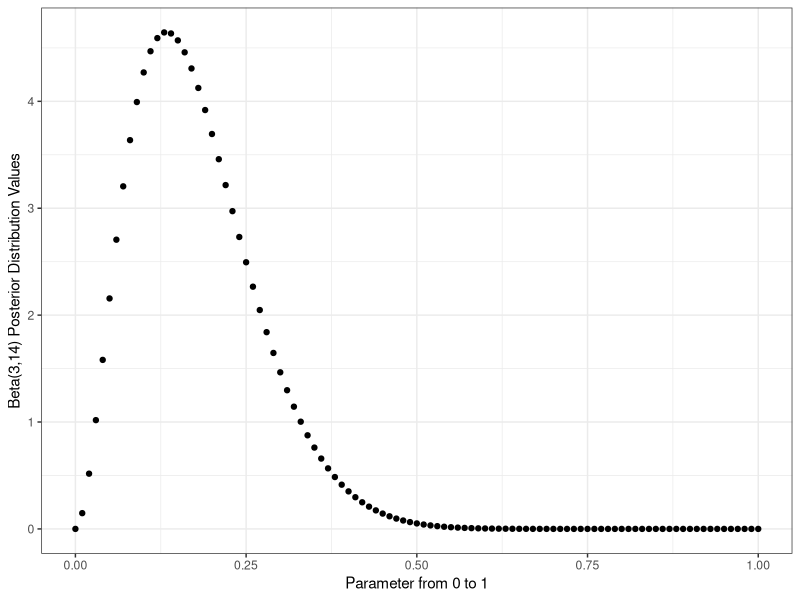
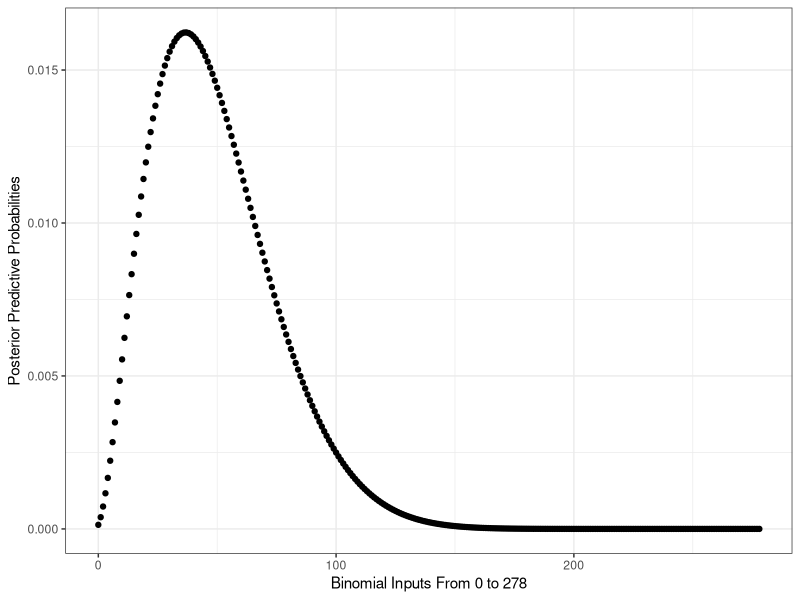
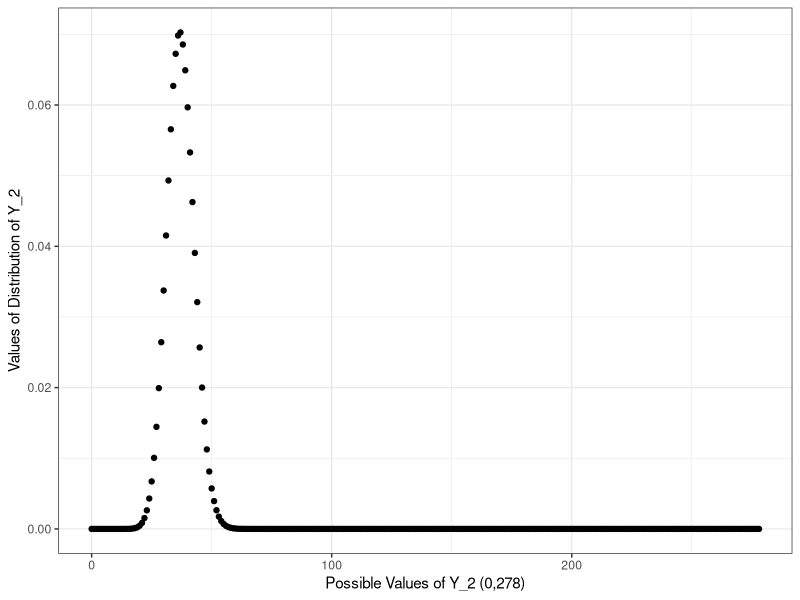

Generate these figures, in order, with R:

#Question 3.7, finding posterior and conditional distributions of special
#Education students be selected for pilot training

#Defining initial conditions give within the question

n1 = 12
y1 = 2



#Posterior distribution was found to be a beta(1,12)
#Defining parameter values

a = 3
b = 14

#Posterior mean, variance and mode for beta 

post_mean = a/(a+b)

post_sd = sqrt((a*b)/(((a+b)^2)*(a+b+1)))

post_mode = (a-1)/(a+b-2)

post_paramater_df = data.frame(post_mean,post_sd,post_mode)

#Plotting the posterior distribution the paramater, a beta(3,14) distirbution

library(tidyverse)

x<-seq(from =0,to=1,by=0.01)

beta314 <- as.numeric(length(x))

for (i in seq_along(x)){
  beta314[i] = dbeta(x[i],3,14)
}

post_df = data.frame(x,beta314)


p1 = ggplot(data=post_df,aes(x=x,y=beta314))+
  geom_point() +
  theme_bw() +
  labs(
    x = 'Parameter from 0 to 1',
    y = 'Beta(3,14) Posterior Distribution Values'
  )
ggsave(filename='PosteriorDistributionPlot.png',plot=p1)

#Posterior predictive distributions is given by a Beta(y2 +3, 292-y2)
#There are 278 children in Y2, therefore y2 can vary between 0 and 278

y2 = seq(from=0,to=278, by= 1)

d <- numeric(length(y2))

for (i in seq_along(y2)){
  d[i] = (8/147)*(choose(278,y2[i])*choose(15,2))/(choose(293,y2[i]+2))
}

m_ppd = mean(d) #Posterior predictive mean

sd_ppd = sd(d) #Posterior predictive standard deviation

#Plotting the posterior predictive distribution

posterior_pred_df <- data.frame(y2,d)

p2 = ggplot(data = posterior_pred_df,aes(x=y2,y=d)) +
  geom_point() +
  theme_bw() +
  labs(
    x = 'Binomial Inputs From 0 to 278',
    y = 'Posterior Predictive Probabilities'
  )

ggsave(filename ='PosteriorPredictiveDistribution.png',plot= p2)

#Calculating the distribution of y2 with the value of probability parameter
#As the MLE 2/15

py2_values <- as.numeric(length(y2))

for (i in seq_along(y2)) {
  py2_values[i] = choose(278,y2[i])*((2/15)^(y2[i]))*((13/15)^(278-y2[i]))
}

py2_dataframe <-data.frame(y2,py2_values)

#Calculating the mean and standard deviation of the distribution

m_py2 = mean(py2_values)

sd_py2 = sd(py2_values)

#Plotting the distribution of y2 given the probability parameter is 2/15

p3 = ggplot(data = py2_dataframe,aes(x=y2,y=py2_values)) +
  geom_point() +
  labs(
    x = 'Possible Values of Y_2 (0,278)',
    y = 'Values of Distribution of Y_2'
  ) +
  theme_bw()

ggsave(filename ='DistributionOfY2.png',plot= p3)